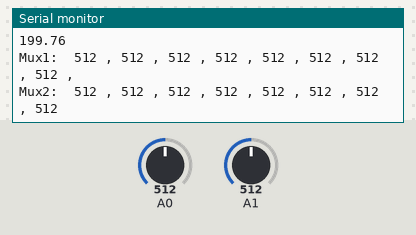
Simulated run of this sketch. Board: Arduino Uno, built with avr-gcc and run on an emulated ATmega328P. Shown: the last lines printed to the serial monitor. The test bench sets the inputs (shaded band); at power-on: A0 = 512, A1 = 512.

Above: at 1.2 s.
1.3 s: A0 set to 306
At 2.0 s:
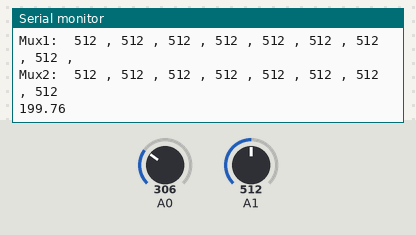
5.4 s: A1 set to 716
At 6.3 s:
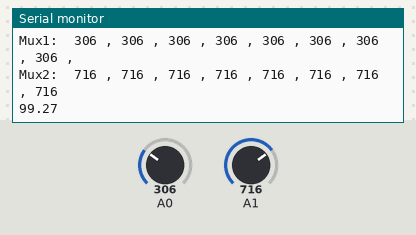
6.9 s: A0 set to 122
At 8.2 s:
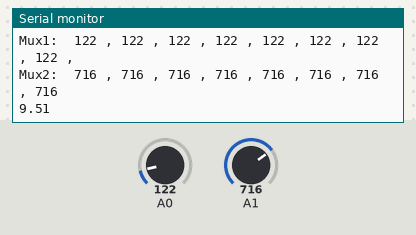
8.4 s: A1 set to 900
At 9.4 s:
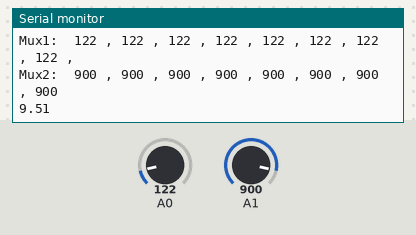
Timing chart, 0 to 10.9 s (numbered marks = the images above; inputs shaded):
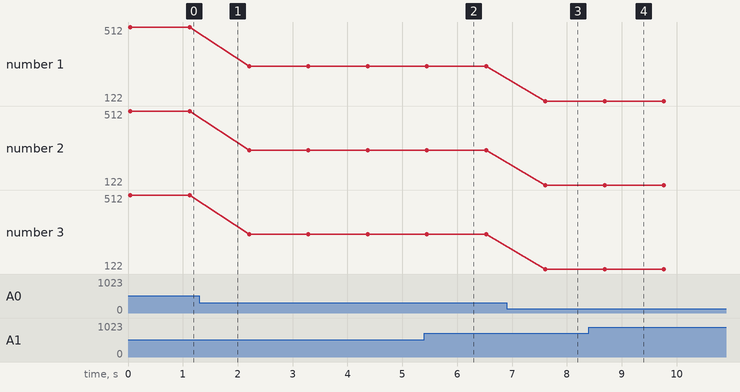

Measured:
- after the input at 5.4 s, the serial monitor: prints a new line after 0.11 s (image 2)
- after the input at 6.9 s, the serial monitor: prints a new line after 0.71 s (image 3)
- after the input at 8.4 s, the serial monitor: prints a new line after 0.35 s (image 4)
- plotted number 1: 512 → 306 after the input at 1.3 s, 306 → 122 after the input at 6.9 s
- plotted number 2: 512 → 306 after the input at 1.3 s, 306 → 122 after the input at 6.9 s
- plotted number 3: 512 → 306 after the input at 1.3 s, 306 → 122 after the input at 6.9 s

The sketch:

Room_power_control_V_1.2.ino
```cpp
#include <LiquidCrystal.h>
LiquidCrystal lcd(5, 4, 3, 2, 1, 0); // RS, E , D4 , D5 , D6 , D7

#include <IRremote.h>
int RECV_PIN = A2;
IRrecv irrecv(RECV_PIN);
decode_results results;
long unsigned int irCode;

float celsiustemp;
float voltage;

int Mux1_State[8] = {0};
int Mux1reading1 = 0;
int Mux1reading2 = 0;
int Mux1reading3 = 0;
int Mux1reading4 = 0;
int Mux1reading5 = 0;
int Mux1reading6 = 0;
int Mux1reading7 = 0;
int Mux1reading8 = 0;
int Mux2_State[8] = {0};
int Mux2reading1 = 0;
int Mux2reading2 = 0;
int Mux2reading3 = 0;
int Mux2reading4 = 0;
int Mux2reading5 = 0;
int Mux2reading6 = 0;
int Mux2reading7 = 0;
int Mux2reading8 = 0;
void setup() {
  Serial.begin(9600);
  pinMode(13,OUTPUT);
  digitalWrite(13,LOW);
  digitalWrite(12, HIGH);
  delay(10);
  digitalWrite(12, LOW);
  delay(10);
}

void loop() {
  updateMux1();
  updateMux2();
  remoteControl();
  temprature();
  Serial.println(celsiustemp);
  delay(1000);
  Serial.flush();
}
void updateMux1() {
  digitalWrite(12, HIGH);
  delay(10);
  digitalWrite(12, LOW);
  delay(10);
  for (int i = 0; i < 8; i++){
    digitalWrite(13,HIGH);
    delay(1);
    digitalWrite(13,LOW);
    delay(1);
    Mux1_State[i] = analogRead(A0);

    if (i == 0){
      Serial.print("Mux1:  ");
      Mux1reading1 = Mux1_State[i];Serial.print(Mux1_State[i]);Serial.print(" , ");
    }if (i == 1){
      Mux1reading2 = Mux1_State[i];Serial.print(Mux1_State[i]);Serial.print(" , ");
    }if (i == 2){
      Mux1reading3 = Mux1_State[i];Serial.print(Mux1_State[i]);Serial.print(" , ");
    }if (i == 3){
      Mux1reading4 = Mux1_State[i];Serial.print(Mux1_State[i]);Serial.print(" , ");
    }if (i == 4){
      Mux1reading5 = Mux1_State[i];Serial.print(Mux1_State[i]);Serial.print(" , ");
    }if (i == 5){
      Mux1reading6 = Mux1_State[i];Serial.print(Mux1_State[i]);Serial.print(" , ");
    }if (i == 6){
      Mux1reading7 = Mux1_State[i];Serial.print(Mux1_State[i]);Serial.print(" , ");
    }if (i == 7){
      Mux1reading8 = Mux1_State[i];Serial.print(Mux1_State[i]);Serial.println(" , ");
    }

  }
}
void updateMux2() {
  digitalWrite(12, HIGH);
  delay(10);
  digitalWrite(12, LOW);
  delay(10);
  for (int i = 0; i < 8; i++){
    digitalWrite(13, HIGH);
    delay(1);
    digitalWrite(13, LOW);
    delay(1);
    Mux2_State[i] = analogRead(A1);

    if (i == 0){
      Serial.print("Mux2:  ");
      Mux2reading1 = Mux2_State[i];Serial.print(Mux2_State[i]);Serial.print(" , ");
    }if (i == 1){
      Mux2reading2 = Mux2_State[i];Serial.print(Mux2_State[i]);Serial.print(" , ");
    }if (i == 2){
      Mux2reading3 = Mux2_State[i];Serial.print(Mux2_State[i]);Serial.print(" , ");
    }if (i == 3){
      Mux2reading4 = Mux2_State[i];Serial.print(Mux2_State[i]);Serial.print(" , ");
    }if (i == 4){
      Mux2reading5 = Mux2_State[i];Serial.print(Mux2_State[i]);Serial.print(" , ");
    }if (i == 5){
      Mux2reading6 = Mux2_State[i];Serial.print(Mux2_State[i]);Serial.print(" , ");
    }if (i == 6){
      Mux2reading7 = Mux2_State[i];Serial.print(Mux2_State[i]);Serial.print(" , ");
    }if (i == 7){
      Mux2reading8 = Mux2_State[i];Serial.print(Mux2_State[i]);Serial.println("   ");
    }
  }

}
void remoteControl(){
  if (irrecv.decode(&results)){
    irCode = results.value;
    delay(50);
    irrecv.resume(); // Receive the next value
  }
}
void temprature(){
  voltage = Mux1reading1;
  float volts = voltage/205.0;
  celsiustemp = 100.0 * volts - 50;
}
```
